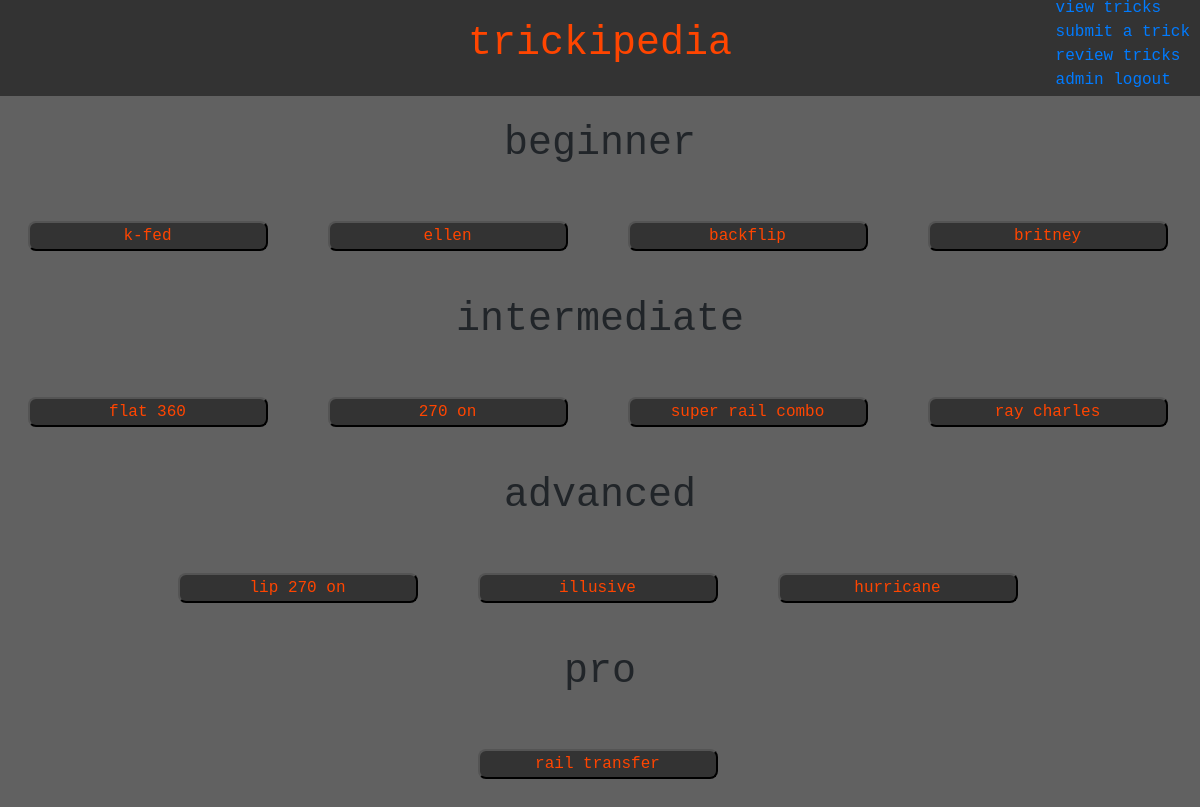
The app's page / (signed in) with its own data.
### tricks/models.py (models this page shows)
class Trick(models.Model):
		name = models.CharField(max_length=30, verbose_name='trick Name')
		email = models.CharField(max_length=40, verbose_name ='email')
		skier = models.CharField(max_length=30, verbose_name='skier')
		filmer = models.CharField(max_length=30, verbose_name='filmer')
		insta = models.CharField(max_length=30, blank=True, verbose_name='instagram handle')
		ns = models.CharField(max_length=30, blank=True, verbose_name='newschoolers username')
		video = models.TextField(verbose_name='youtube embed code')
		description = models.TextField()
		difficulty = models.CharField(max_length=12, blank=True)
		accepted = models.BooleanField(default = False)

### tricks/views.py (the view)
# urls.py: path('', views.index, name='index'),
def index(request):
    beginner = Trick.objects.filter(difficulty = 'beginner')
    intermediate = Trick.objects.filter(difficulty = 'intermediate')
    advanced = Trick.objects.filter(difficulty = 'advanced')
    pro = Trick.objects.filter(difficulty = 'pro')
    return render(request, "tricks/index.html", {
        'beginner': beginner,
        'intermediate': intermediate,
        'advanced': advanced,
        'pro': pro
        })

### tricks/templates/tricks/index.html
{% extends "tricks/layout.html" %}
{% load static %}
{% block body %}
<div class="boxes">
<br>
<h1>beginner</h1>
<div class="flexbox">
{% for trick in beginner %}
<div class="trick">
	<form action="/trick/{{ trick.id }}">
	<input class='trickbtn' type="submit" value="{{ trick.name }}">
	</form>
</div>
{% endfor %}
</div>
<h1>intermediate</h1>
<div class="flexbox">
{% for trick in intermediate %}
<div class="trick">
	<form action="/trick/{{ trick.id }}">
	<input class='trickbtn' type="submit" value="{{ trick.name }}">
	</form>
</div>
{% endfor %}
</div>
<h1>advanced</h1>
<div class="flexbox">
{% for trick in advanced %}
<div class="trick">
	<form action="/trick/{{ trick.id }}">
	<input class='trickbtn' type="submit" value="{{ trick.name }}">
	</form>
</div>
{% endfor %}
</div>
<h1>pro</h1>
<div class="flexbox">
{% for trick in pro %}
<div class="trick">
	<form action="/trick/{{ trick.id }}">
	<input class='trickbtn' type="submit" value="{{ trick.name }}">
	</form>
</div>
{% endfor %}
</div>
</div>
{% endblock %}

### tricks/templates/tricks/layout.html (shortened to what this page needs)
{% load static %}
<!DOCTYPE html>
<html lang="en">
    <head>
        <link rel="stylesheet" href="https://stackpath.bootstrapcdn.com/bootstrap/4.4.1/css/bootstrap.min.css">
        <link href="{% static 'tricks/styles.css' %}" rel="stylesheet">
    </head>
    <body>
        <div class="navbar">
			<h1 id="emblem">trickipedia</h1>
			<ul class="navbar-list">
			<li>
				<a href="/" class="navbar-item">view tricks</a>
			</li>
			<li>
				<a href="/submissions" class="navbar-item">submit a trick</a>
			</li>
			{% if user.is_authenticated %}
				<li>
					<a href="/review" class="navbar-item">review tricks<a>
				</li>
				<li>
					<a href="/logout" class="navbar-item">admin logout</a>
				</li>
			{% endif %}
			</ul>
		</div>
        <div class="body">
            {% block body %}
            {% endblock %}
        </div>
    </body>
</html>

### tricks/static/tricks/styles.css (style rules this page uses)
.navbar { background-color: rgb(51,51,51); position: relative; height: 12vh; }
.navbar-list { right: 0; position: absolute; margin-top: 8px; margin-right: 10px; }
input { background-color: rgb(51,51,51); color: orangered; }
#emblem { color: orangered; text-align: center; margin-left: auto; margin-right: auto; }
ul { list-style-type: none; display: inline; }
body { background-color: rgb(97,97,97); font-family: monospace; }
li { text-align: left; margin: 0px auto; }
.flexbox { display: flex; align-items: center; justify-content: center; flex-wrap: wrap; min-height: 15vh; }
.trick { flex-basis: 25%; text-align: center; margin-top: 10px; margin-bottom: 10px; }
.trickbtn { border-radius: .5em; font-size: 1em; width: 80%; height: 100%; margin-right: 5px; }
h1 { text-align: center; }

### records on screen
Trick: name "k-fed"
Trick: name "ellen"
Trick: name "backflip"
Trick: name "britney"
Trick: name "flat 360"
Trick: name "270 on"
Trick: name "super rail combo"
Trick: name "ray charles"
Trick: name "lip 270 on"
Trick: name "illusive"
Trick: name "hurricane"
Trick: name "rail transfer"
